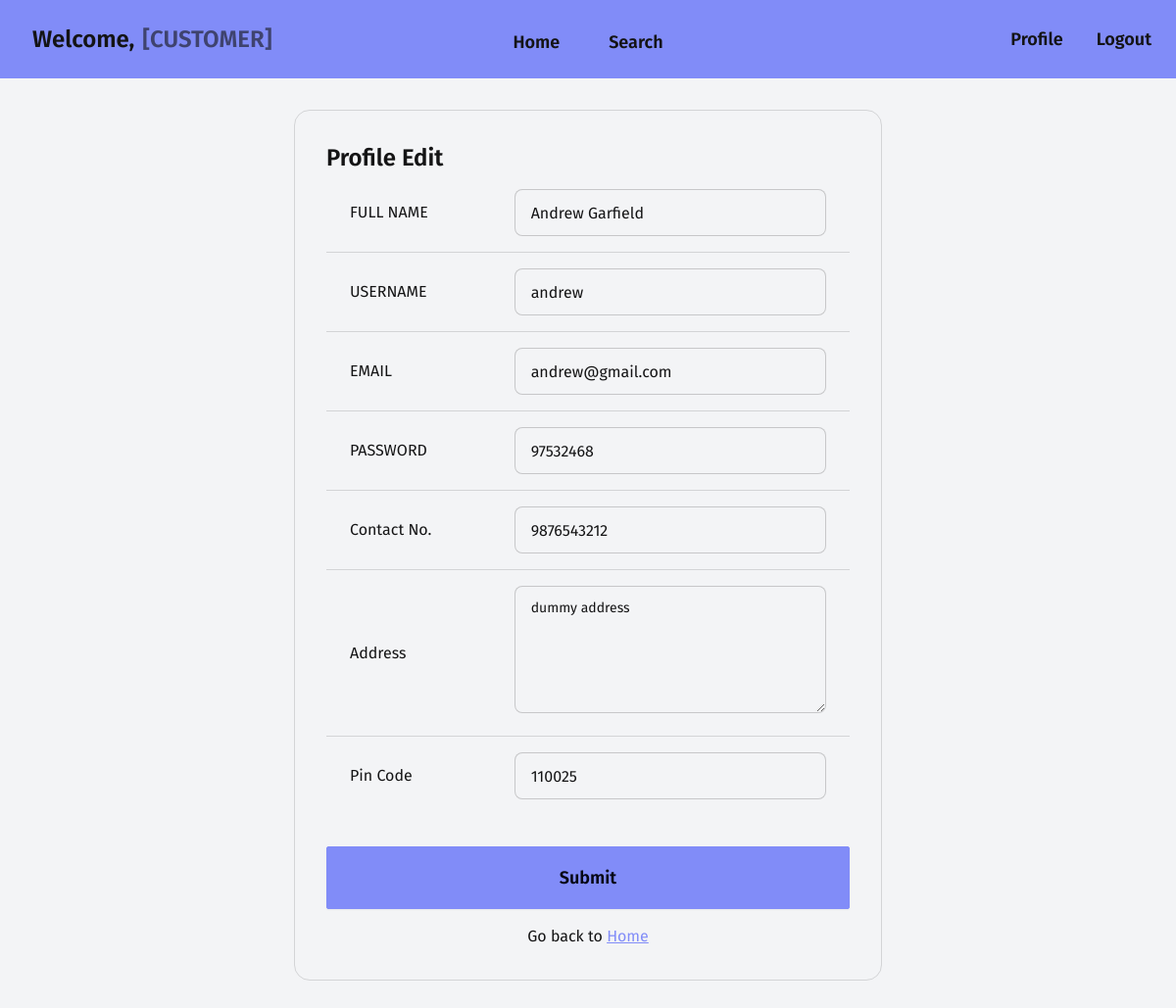
/customer/edit/1, run on the app's committed database.
### models.py (models this page shows, shortened)
class User(db.Model, UserMixin):
    __tablename__ = 'user'
    id: Mapped[int] = mapped_column(
        Integer, primary_key=True, autoincrement="auto")
    fullname: Mapped[str] = mapped_column(String(200))
    username: Mapped[str] = mapped_column(String(30), unique=True)
    email: Mapped[str] = mapped_column(String(200), unique=True)
    password: Mapped[str] = mapped_column(String(40))
    role: Mapped[str] = mapped_column(String(200))

class Customer(db.Model):
    __tablename__ = 'customer'
    id: Mapped[int] = mapped_column(
        Integer, primary_key=True, autoincrement="auto")
    user_id: Mapped[int] = mapped_column(ForeignKey("user.id"))
    user: Mapped["User"] = relationship(cascade="all,delete")
    contact: Mapped[str] = mapped_column(String(10), unique=True)
    address: Mapped[str] = mapped_column(Text)
    pincode: Mapped[str] = mapped_column(String(6))
    status: Mapped[str] = mapped_column(String, default="ACTIVE")
    service_requests: Mapped[List["ServiceRequest"]] = relationship(
        back_populates="customer", cascade="all,delete")
    created: Mapped[Optional[datetime]] = mapped_column(
        DateTime, server_default=func.now())
    updated: Mapped[Optional[datetime]] = mapped_column(
        DateTime, default=func.now(), onupdate=func.now())

### views.py (the view, shortened to what this page needs)
@app.route("/customer/edit/<cust_id>", methods=["GET", "POST"])
def customer_edit(cust_id):
    form = CustomerEditForm()
    customer = get_with_id(Customer, cust_id)
    if not customer:
        return redirect(url_for('not_found'))
    user = customer.user
    return render_template("customer/edit.html", form=form, customer=customer)

### forms.py
class CustomerEditForm(BaseEditForm):
    contact = StringField("Contact No.", [DataRequired(), InputRequired(), Length(min=10, max=10)])
    address = TextAreaField("Address", [DataRequired(), InputRequired()])
    pincode = StringField("Pin Code", [DataRequired(), InputRequired(), Length(min=6, max=6)])

### models.py (called while the page is built)
def get_with_id(model, pkid):
    sql = select(model).where(model.id == pkid)
    result = db.session.scalars(sql).first()
    return result

### templates/customer/edit.html (shortened to what this page needs)
{% extends "base/customer/loggedin.html" %}
{% block content %}
<div class="card card-bordered w-1/2">
  <div class="card-body form-control">
    <form action="{{ url_for('customer_edit', cust_id=customer.id) }}" method="post">
      <h2 class="card-title text-2xl text-center">Profile Edit</h2>
      <table class="table table-lg">
        <tr>
          <td>
            {{ form.fullname.label }}
          </td>
          <td>
            {{ form.fullname(value=customer.user.fullname, class="input w-full input-bordered") }}
          </td>
        </tr>
        <tr>
          <td>
            {{ form.username.label }}
          </td>
          <td>
            {{ form.username(value=customer.user.username, class="input w-full input-bordered") }}
          </td>
        </tr>
        <tr>
          <td>
            {{ form.email.label }}
          </td>
          <td>
            {{ form.email(value=customer.user.email, class="input w-full input-bordered") }}
          </td>
        </tr>
        <tr>
          <td>{{ form.password.label }}</td>
          <td>
            {{ form.password(value=customer.user.password, class="input w-full input-bordered") }}
          </td>
        </tr>
        <tr>
          <td>{{ form.contact.label }}</td>
          <td>
            {{ form.contact(value=customer.contact, class="input w-full input-bordered") }}
          </td>
        </tr>
        <tr>
          <td>{{ form.address.label }}</td>
          <td>
            <textarea rows="4" name="address" id="address"
              class="textarea w-full textarea-bordered">{{ customer.address }}</textarea>
          </td>
        </tr>
        <tr>
          <td>{{ form.pincode.label }}</td>
          <td>
            {{ form.pincode(value=customer.pincode, class="input w-full input-bordered") }}
          </td>
        </tr>
      </table>
      <input value="Submit" type="submit" class="btn btn-block btn-lg btn-primary mt-8" />
    </form>
    <p class="text-center pt-2">
      Go back to <a href="{{ url_for('customer_home', user_id=current_user.id) }}"
        class="link link-primary">Home</a>
    </p>
  </div>
</div>
{% endblock %}

### data on the page
User: fullname "Andrew Garfield", username "andrew", email "andrew@gmail.com", password "97532468"
Customer: contact "9876543212", address "dummy address", pincode "110025"
